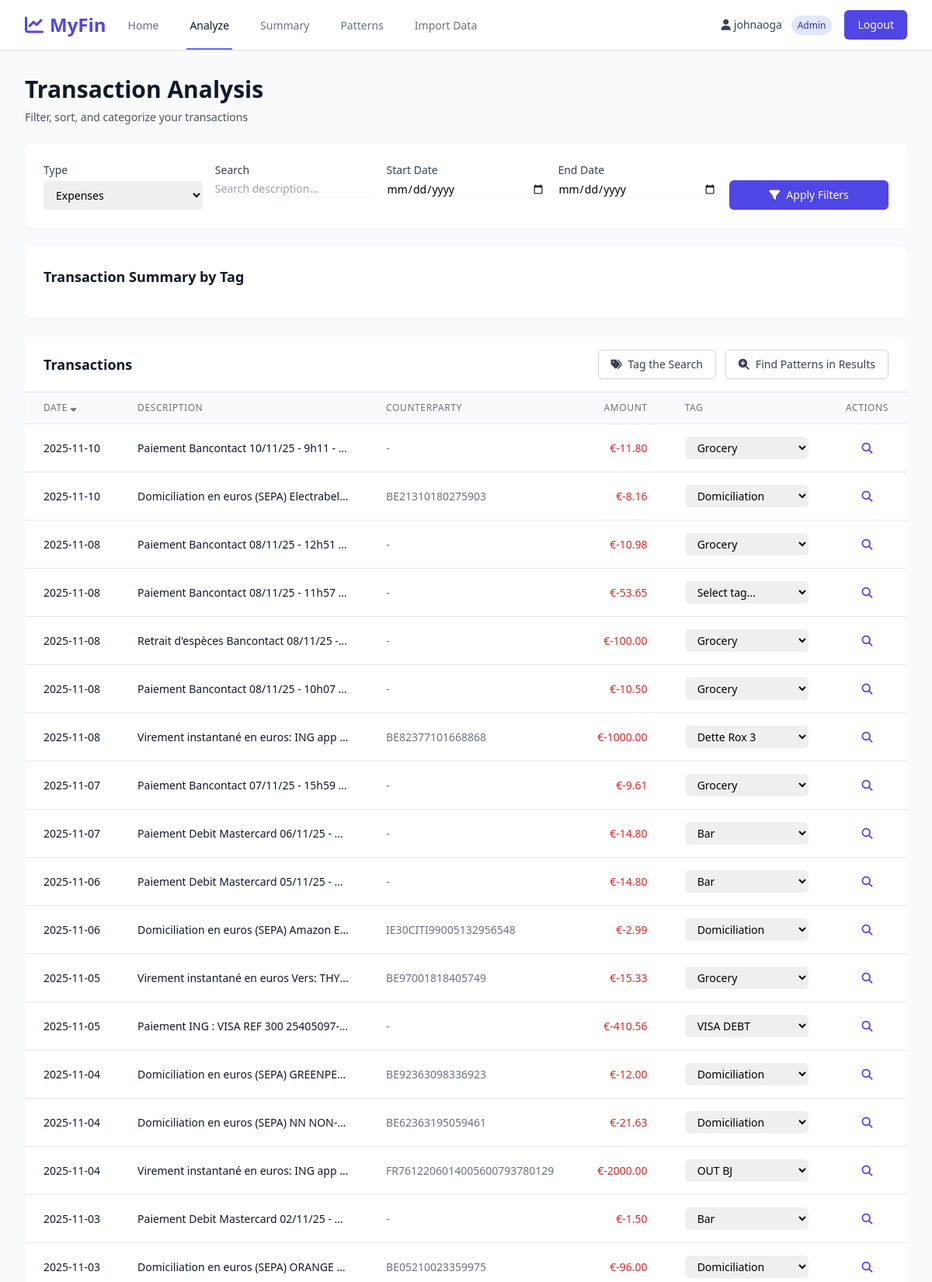
The page /analyze?type=out (signed in, upper part) on the database its author committed.
### models.py (models this page shows, shortened)
class User(UserMixin, db.Model):
    __tablename__ = 'users'
    id = db.Column(db.Integer, primary_key=True)
    username = db.Column(db.String(80), unique=True, nullable=False)
    password_hash = db.Column(db.String(255), nullable=False)
    is_admin = db.Column(db.Boolean, default=False)
    created_at = db.Column(db.DateTime, default=datetime.utcnow)

class Transaction(db.Model):
    __tablename__ = 'transactions'
    id = db.Column(db.Integer, primary_key=True)
    account_number = db.Column(db.String(50), nullable=False)
    account_name = db.Column(db.String(200))
    counterparty_account = db.Column(db.String(50))
    transaction_number = db.Column(db.String(50))
    accounting_date = db.Column(db.Date, nullable=False, index=True)
    value_date = db.Column(db.Date)
    amount = db.Column(db.Float, nullable=False)
    currency = db.Column(db.String(10), default='EUR')
    description = db.Column(db.Text)
    details = db.Column(db.Text)
    message = db.Column(db.Text)
    tag_id = db.Column(db.Integer, db.ForeignKey('tags.id'), nullable=True)
    imported_at = db.Column(db.DateTime, default=datetime.utcnow)
    tag = db.relationship('Tag', back_populates='transactions')

### app.py (the view, shortened to what this page needs)
@app.route('/analyze')
@login_required
def analyze():
    transaction_type = request.args.get('type', 'all')  # 'in', 'out', 'all'
    search_text = request.args.get('search', '')
    start_date = request.args.get('start_date', '')
    end_date = request.args.get('end_date', '')
    sort_by = request.args.get('sort_by', 'accounting_date')
    sort_order = request.args.get('sort_order', 'desc')
    page = request.args.get('page', 1, type=int)
    per_page = 50
    query = Transaction.query
    if transaction_type == 'in':
        query = query.filter(Transaction.amount > 0)
    elif transaction_type == 'out':
        query = query.filter(Transaction.amount < 0)
    if start_date:
        try:
            start_dt = datetime.strptime(start_date, '%Y-%m-%d').date()
            query = query.filter(Transaction.accounting_date >= start_dt)
        except ValueError:
            pass
    if end_date:
        try:
            end_dt = datetime.strptime(end_date, '%Y-%m-%d').date()
            query = query.filter(Transaction.accounting_date <= end_dt)
        except ValueError:
            pass
    sort_column = getattr(Transaction, sort_by, Transaction.accounting_date)
    if sort_order == 'asc':
        query = query.order_by(sort_column.asc())
    else:
        query = query.order_by(sort_column.desc())
    pagination = query.paginate(page=page, per_page=per_page, error_out=False)
    transactions = pagination.items
    tags = Tag.query.order_by(Tag.name).all()
    tag_stats = db.session.query(
        Tag.name,
        Tag.color,
        func.sum(Transaction.amount).label('total')
    ).join(Transaction).group_by(Tag.id).all()
    if tag_stats:
        tag_names = [stat.name for stat in tag_stats]
        tag_totals = [stat.total for stat in tag_stats]
        tag_colors = [stat.color for stat in tag_stats]
        fig = go.Figure(data=[
            go.Bar(x=tag_names, y=tag_totals, marker_color=tag_colors)
        ])
        fig.update_layout(
            title='Transaction Amounts by Tag',
            xaxis_title='Tag',
            yaxis_title='Total Amount (EUR)',
            template='plotly_white',
            height=300
        )
        histogram_json = json.dumps(fig, cls=plotly.utils.PlotlyJSONEncoder)
    else:
        histogram_json = None
    return render_template('analyze.html',
                         transactions=transactions,
                         pagination=pagination,
                         tags=tags,
                         transaction_type=transaction_type,
                         search_text=search_text,
                         start_date=start_date,
                         end_date=end_date,
                         sort_by=sort_by,
                         sort_order=sort_order,
                         histogram_json=histogram_json)

### templates/analyze.html (shortened to what this page needs)
{% extends "base.html" %}
{% block content %}
<div class="space-y-6">
    <div>
        <h1 class="text-3xl font-bold text-gray-900">Transaction Analysis</h1>
        <p class="mt-2 text-sm text-gray-600">Filter, sort, and categorize your transactions</p>
    </div>
    <div class="bg-white shadow-sm rounded-lg p-6">
        <form method="GET" action="{{ url_for('analyze') }}" class="space-y-4">
            <div class="grid grid-cols-1 gap-4 sm:grid-cols-2 lg:grid-cols-5">
                <div>
                    <label for="type" class="block text-sm font-medium text-gray-700">Type</label>
                    <select id="type" name="type" class="mt-1 block w-full pl-3 pr-10 py-2 text-base border-gray-300 focus:outline-none focus:ring-indigo-500 focus:border-indigo-500 sm:text-sm rounded-md">
                        <option value="out" {% if transaction_type == 'out' %}selected{% endif %}>Expenses</option>
                    </select>
                </div>
                <div>
                    <label for="search" class="block text-sm font-medium text-gray-700">Search</label>
                    <input type="text" id="search" name="search" value="{{ search_text }}"
                           class="mt-1 block w-full border-gray-300 rounded-md shadow-sm focus:ring-indigo-500 focus:border-indigo-500 sm:text-sm"
                           placeholder="Search description...">
                </div>
                <div>
                    <label for="start_date" class="block text-sm font-medium text-gray-700">Start Date</label>
                    <input type="date" id="start_date" name="start_date" value="{{ start_date }}"
                           class="mt-1 block w-full border-gray-300 rounded-md shadow-sm focus:ring-indigo-500 focus:border-indigo-500 sm:text-sm">
                </div>
                <div>
                    <label for="end_date" class="block text-sm font-medium text-gray-700">End Date</label>
                    <input type="date" id="end_date" name="end_date" value="{{ end_date }}"
                           class="mt-1 block w-full border-gray-300 rounded-md shadow-sm focus:ring-indigo-500 focus:border-indigo-500 sm:text-sm">
                </div>
                <div class="flex items-end">
                    <button type="submit" class="w-full inline-flex justify-center items-center px-4 py-2 border border-transparent text-sm font-medium rounded-md text-white bg-indigo-600 hover:bg-indigo-700 focus:outline-none focus:ring-2 focus:ring-offset-2 focus:ring-indigo-500">
                        <i class="fas fa-filter mr-2"></i>Apply Filters
                    </button>
                </div>
            </div>
        </form>
    </div>
    {% if histogram_json %}
    <div class="bg-white shadow-sm rounded-lg p-6">
        <h2 class="text-lg font-semibold text-gray-900 mb-4">Transaction Summary by Tag</h2>
    </div>
    {% endif %}
    <div class="bg-white shadow-sm rounded-lg overflow-hidden">
        <div class="px-6 py-4 border-b border-gray-200 flex items-center justify-between">
            <h2 class="text-lg font-semibold text-gray-900">Transactions</h2>
            {% if transactions %}
            <div class="flex space-x-3">
                <button onclick="tagTheSearch()" class="inline-flex items-center px-4 py-2 border border-gray-300 rounded-md shadow-sm text-sm font-medium text-gray-700 bg-white hover:bg-gray-50 focus:outline-none focus:ring-2 focus:ring-offset-2 focus:ring-indigo-500">
                    <i class="fas fa-tags mr-2"></i>
                    Tag the Search
                </button>
                <button onclick="findSimilarInResults()" class="inline-flex items-center px-4 py-2 border border-gray-300 rounded-md shadow-sm text-sm font-medium text-gray-700 bg-white hover:bg-gray-50 focus:outline-none focus:ring-2 focus:ring-offset-2 focus:ring-indigo-500">
                    <i class="fas fa-search-plus mr-2"></i>
                    Find Patterns in Results
                </button>
            </div>
            {% endif %}
        </div>
        <div class="overflow-x-auto">
            <table class="min-w-full divide-y divide-gray-200">
                <thead class="bg-gray-50">
                    <tr>
                        <th scope="col" class="px-6 py-3 text-left text-xs font-medium text-gray-500 uppercase tracking-wider">
                            <a href="{{ url_for('analyze', type=transaction_type, search=search_text, start_date=start_date, end_date=end_date, sort_by='accounting_date', sort_order='asc' if sort_by == 'accounting_date' and sort_order == 'desc' else 'desc') }}" class="hover:text-gray-700">
                                Date {% if sort_by == 'accounting_date' %}<i class="fas fa-sort-{{ 'down' if sort_order == 'desc' else 'up' }}"></i>{% endif %}
                            </a>
                        </th>
                        <th scope="col" class="px-6 py-3 text-left text-xs font-medium text-gray-500 uppercase tracking-wider">
                            Description
                        </th>
                        <th scope="col" class="px-6 py-3 text-left text-xs font-medium text-gray-500 uppercase tracking-wider">
                            Counterparty
                        </th>
                        <th scope="col" class="px-6 py-3 text-right text-xs font-medium text-gray-500 uppercase tracking-wider">
                            <a href="{{ url_for('analyze', type=transaction_type, search=search_text, start_date=start_date, end_date=end_date, sort_by='amount', sort_order='asc' if sort_by == 'amount' and sort_order == 'desc' else 'desc') }}" class="hover:text-gray-700">
                                Amount {% if sort_by == 'amount' %}<i class="fas fa-sort-{{ 'down' if sort_order == 'desc' else 'up' }}"></i>{% endif %}
                            </a>
                        </th>
                        <th scope="col" class="px-6 py-3 text-left text-xs font-medium text-gray-500 uppercase tracking-wider">
                            Tag
                        </th>
                        <th scope="col" class="px-6 py-3 text-center text-xs font-medium text-gray-500 uppercase tracking-wider">
                            Actions
                        </th>
                    </tr>
                </thead>
                <tbody class="bg-white divide-y divide-gray-200">
                    {% if transactions %}
                        {% for transaction in transactions %}
                        <tr class="hover:bg-gray-50">
                            <td class="px-6 py-4 whitespace-nowrap text-sm text-gray-900">
                                {{ transaction.accounting_date.strftime('%Y-%m-%d') }}
                            </td>
                            <td class="px-6 py-4 text-sm text-gray-900 max-w-xs truncate" title="{{ transaction.description }}">
                                {{ transaction.description[:60] }}{% if transaction.description and transaction.description|length > 60 %}...{% endif %}
                            </td>
                            <td class="px-6 py-4 whitespace-nowrap text-sm text-gray-500">
                                {{ transaction.counterparty_account if transaction.counterparty_account else '-' }}
                            </td>
                            <td class="px-6 py-4 whitespace-nowrap text-sm text-right font-medium {% if transaction.amount > 0 %}text-green-600{% else %}text-red-600{% endif %}">
                                €{{ "%.2f"|format(transaction.amount) }}
                            </td>
                            <td class="px-6 py-4 whitespace-nowrap text-sm">
                                <select class="tag-select block w-full pl-3 pr-10 py-1 text-base border-gray-300 focus:outline-none focus:ring-indigo-500 focus:border-indigo-500 sm:text-sm rounded-md" data-transaction-id="{{ transaction.id }}">
                                    <option value="">Select tag...</option>
                                    {% for tag in tags %}
                                    <option value="{{ tag.name }}" {% if transaction.tag and transaction.tag.id == tag.id %}selected{% endif %}>{{ tag.name }}</option>
                                    {% endfor %}
                                </select>
                            </td>
                            <td class="px-6 py-4 whitespace-nowrap text-center text-sm font-medium">
                                <button onclick="findSimilar({{ transaction.id }})" class="text-indigo-600 hover:text-indigo-900" title="Find similar transactions">
                                    <i class="fas fa-search"></i>
                                </button>
                            </td>
                        </tr>
                        {% endfor %}
                    {% endif %}
                </tbody>
            </table>
        </div>
    </div>
</div>
{% endblock %}

### templates/base.html (shortened to what this page needs)
<!DOCTYPE html>
<html lang="en">
<head>
    <script src="https://cdn.tailwindcss.com"></script>
    <link rel="stylesheet" href="https://cdnjs.cloudflare.com/ajax/libs/font-awesome/6.4.0/css/all.min.css">
</head>
<body class="bg-gray-50 min-h-screen">
    {% if current_user.is_authenticated %}
    <nav class="bg-white shadow-sm border-b border-gray-200">
        <div class="max-w-7xl mx-auto px-4 sm:px-6 lg:px-8">
            <div class="flex justify-between h-16">
                <div class="flex">
                    <div class="flex-shrink-0 flex items-center">
                        <a href="{{ url_for('index') }}" class="text-2xl font-bold text-indigo-600">
                            <i class="fas fa-chart-line mr-2"></i>MyFin
                        </a>
                    </div>
                    <div class="hidden sm:ml-6 sm:flex sm:space-x-8">
                        <a href="{{ url_for('index') }}" class="{% if request.endpoint == 'index' %}border-indigo-500 text-gray-900{% else %}border-transparent text-gray-500 hover:border-gray-300 hover:text-gray-700{% endif %} inline-flex items-center px-1 pt-1 border-b-2 text-sm font-medium">
                            Home
                        </a>
                        <a href="{{ url_for('analyze') }}" class="{% if request.endpoint == 'analyze' %}border-indigo-500 text-gray-900{% else %}border-transparent text-gray-500 hover:border-gray-300 hover:text-gray-700{% endif %} inline-flex items-center px-1 pt-1 border-b-2 text-sm font-medium">
                            Analyze
                        </a>
                        <a href="{{ url_for('summary') }}" class="{% if request.endpoint == 'summary' %}border-indigo-500 text-gray-900{% else %}border-transparent text-gray-500 hover:border-gray-300 hover:text-gray-700{% endif %} inline-flex items-center px-1 pt-1 border-b-2 text-sm font-medium">
                            Summary
                        </a>
                        <a href="{{ url_for('patterns') }}" class="{% if request.endpoint == 'patterns' %}border-indigo-500 text-gray-900{% else %}border-transparent text-gray-500 hover:border-gray-300 hover:text-gray-700{% endif %} inline-flex items-center px-1 pt-1 border-b-2 text-sm font-medium">
                            Patterns
                        </a>
                        {% if current_user.is_admin %}
                        <a href="{{ url_for('import_data') }}" class="{% if request.endpoint == 'import_data' %}border-indigo-500 text-gray-900{% else %}border-transparent text-gray-500 hover:border-gray-300 hover:text-gray-700{% endif %} inline-flex items-center px-1 pt-1 border-b-2 text-sm font-medium">
                            Import Data
                        </a>
                        {% endif %}
                    </div>
                </div>
                <div class="flex items-center">
                    <span class="text-sm text-gray-700 mr-4">
                        <i class="fas fa-user mr-1"></i>{{ current_user.username }}
                        {% if current_user.is_admin %}<span class="ml-2 px-2 py-1 text-xs bg-indigo-100 text-indigo-800 rounded-full">Admin</span>{% endif %}
                    </span>
                    <a href="{{ url_for('logout') }}" class="inline-flex items-center px-4 py-2 border border-transparent text-sm font-medium rounded-md text-white bg-indigo-600 hover:bg-indigo-700 focus:outline-none focus:ring-2 focus:ring-offset-2 focus:ring-indigo-500">
                        Logout
                    </a>
                </div>
            </div>
        </div>
    </nav>
    {% endif %}
    <main class="max-w-7xl mx-auto px-4 sm:px-6 lg:px-8 py-8">
        {% block content %}{% endblock %}
    </main>
</body>
</html>

### rows shown on the page
User: username "johnaoga"
Transaction: amount "-11.80"
Transaction: amount "-8.16"
Transaction: amount "-10.98"
Transaction: amount "-53.65"
Transaction: amount "-100.00"
Transaction: amount "-10.50"
Transaction: amount "-1000.00"
Transaction: amount "-9.61"
Transaction: amount "-14.80"
Transaction: amount "-14.80"
Transaction: amount "-2.99"
Transaction: amount "-15.33"
Transaction: amount "-410.56"
Transaction: amount "-12.00"
Transaction: amount "-21.63"
Transaction: amount "-2000.00"
Transaction: amount "-1.50"
Transaction: amount "-96.00"

### other values the page prints
form field value "Grocery"
form field value "Domiciliation"
form field value "Dette Rox 3"
form field value "Bar"
form field value "VISA DEBT"
form field value "OUT BJ"
